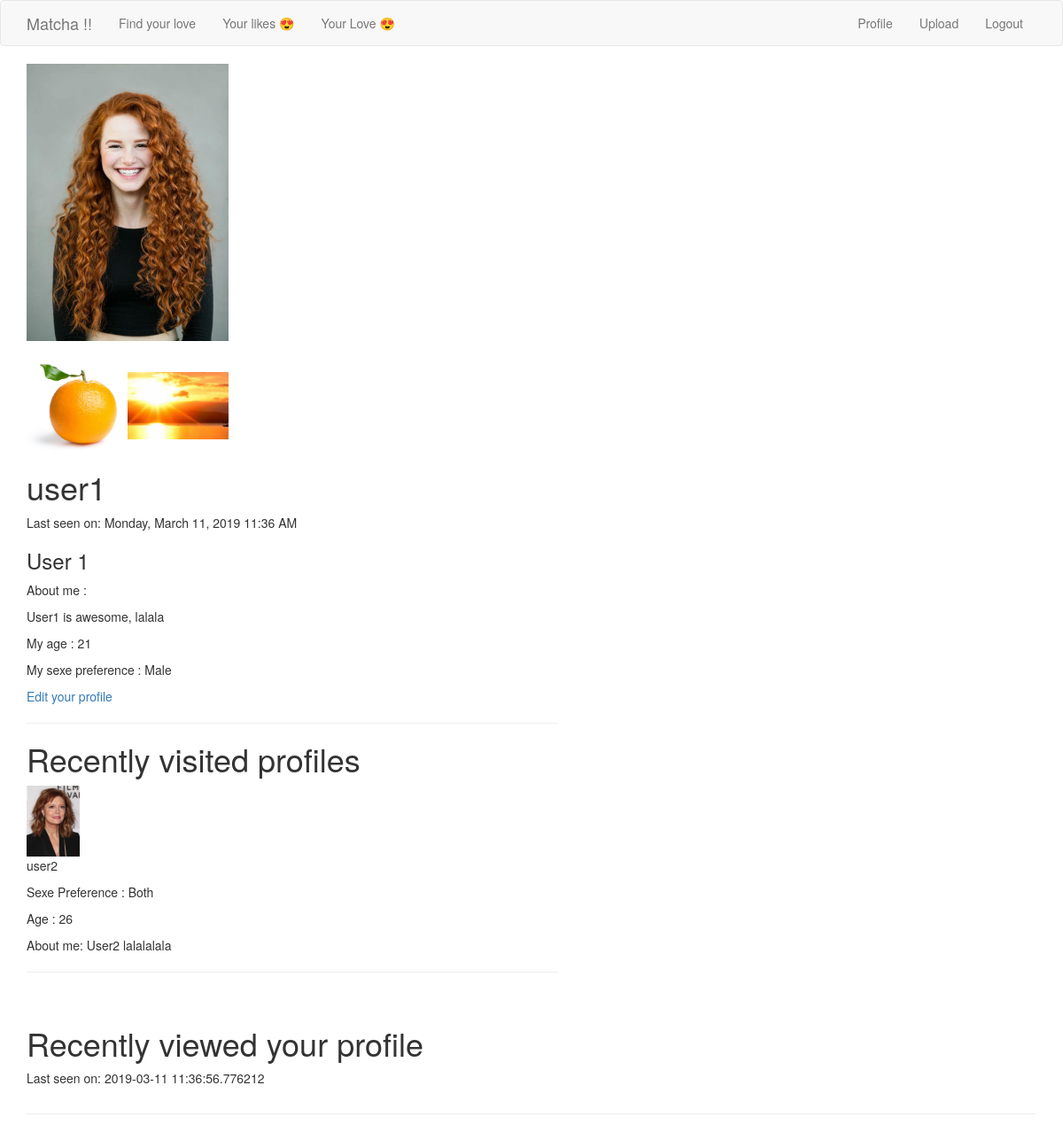
The page /user/user1 (signed in) on the database as committed earlier.
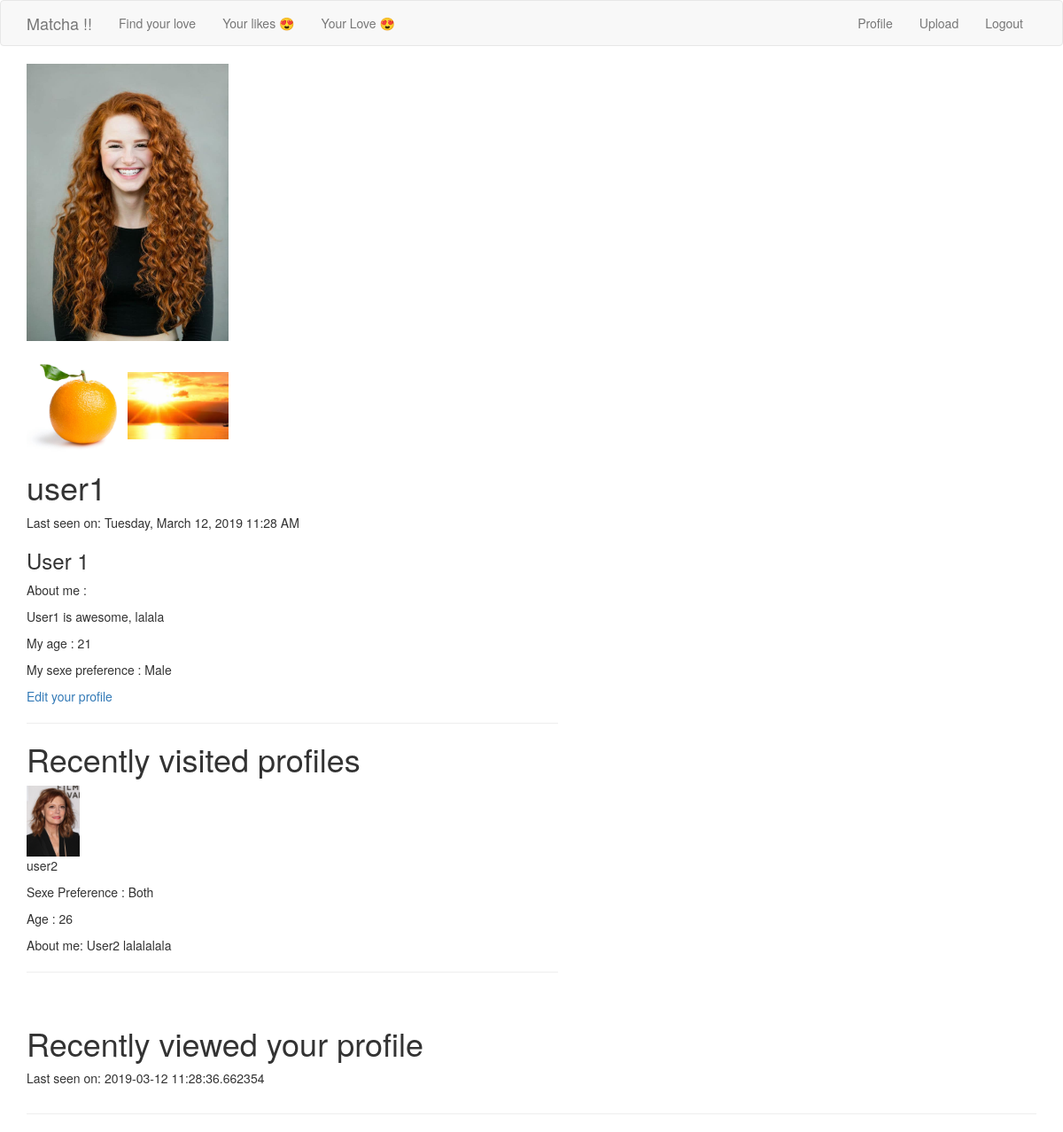
The same page on the database as committed later.
### app/models.py (models this page shows, shortened)
class User(UserMixin, db.Model):
    id = db.Column(db.Integer, primary_key=True)
    username = db.Column(db.String(64), index=True, unique=True)
    firstname = db.Column(db.String(64), index=True)
    email = db.Column(db.String(120), index=True, unique=True)
    password_hash = db.Column(db.String(128))
    age = db.Column(db.Integer, index=True)
    sexpref = db.Column(db.String(64), index=True)
    fame = db.Column(db.Integer, index=True)
    bio = db.Column(db.String(256), index=True)
    last_seen = db.Column(db.DateTime, default=datetime.utcnow)
    fame = db.Column(db.Integer, index=True)
    liked = db.relationship(
        'User', secondary=likes,
        primaryjoin=(likes.c.likes_id == id),
        secondaryjoin=(likes.c.liked_id == id),
        backref=db.backref('likes', lazy='dynamic'),lazy='dynamic')
    looked = db.relationship(
        'User', secondary=looks,
        primaryjoin=(looks.c.looks_id == id),
        secondaryjoin=(looks.c.looked_id == id),
        backref=db.backref('looks', lazy='dynamic'),lazy='dynamic'
    )
    __searchable__ = ['username']
    ts = db.relationship("Tags", secondary=lambda: user_tags_table)
    tags = association_proxy('ts', 'tags')
    def add_look(self, user):
        if self.username != user.username:
            self.looked.append(user)
            db.session.commit()
    def get_your_looks(self):
        return User.query.join(looks, (looks.c.looked_id == User.id)).filter(looks.c.looks_id == self.id).all()
    def get_looked_at_you(self):
        return User.query.join(looks, (looks.c.looks_id == User.id)).filter(looks.c.looked_id == self.id).all()
    def profile_pic(self):
        path = os.path.join(os.getenv('PATH_IMAGE', '/static/images') , self.username, 'profile_pic/')
        pic = os.listdir('app' + path)
        if not pic:
            return(os.path.join(os.getenv('PATH_IMAGE', '/static/images/'),'default_prof_pic', 'profile_empty.jpeg'))
        return(path + pic[0])
    def get_user_img_paths(self):
        filelist = os.listdir(os.path.join(current_app.config['UPLOAD_FOLDER'] + self.username))
        final = [current_app.config['PATH_IMAGE']  + self.username + '/' + file for file in filelist if file != "profile_pic"]
        return final

### app/main/routes.py (the view)
@bp.route('/user/<username>')
@login_required
def user(username):
    user = User.query.filter_by(username=username).first_or_404()
    current_user.add_look(user)
    user_pics = user.get_user_img_paths()
    profile_pic = user.profile_pic()
    history = current_user.get_your_looks()
    looked_at_you = current_user.get_looked_at_you()
    return render_template('user.html', title='Profile',looked_at_you=looked_at_you, user=user, user_pics = user_pics, profile_pic=profile_pic, history=history)

### app/main/routes.py (called while the page is built)
@bp.before_app_request
def before_request():
    if current_user.is_authenticated:
        current_user.last_seen = datetime.utcnow()
        db.session.commit()

### app/models.py (called while the page is built)
@login.user_loader
def load_user(id):
    return User.query.get(int(id))

### app/templates/user.html (shortened to what this page needs)
{% extends "base.html" %}
{% block app_content %}
    <table>
        <tr valign="top">
            <img src={{profile_pic}} alt="Profile Picture" style="width:20%">
            <br>
            <br>
            {% for image in user_pics: %}
                <img src="{{ image }}" alt="User Pictures" style="width:10%">
            {% endfor %}
            <td>
                <h1>{{ user.username }}</h1>
                {% if user.last_seen %}
                    <p>Last seen on: {{ moment(user.last_seen).format('LLLL') }}</p>
                {% endif %}
                <h3>{% if user.firstname %}<p>{{ user.firstname }}</p>{% endif %}</h3>
                {% if user.bio %}<p>About me :</p><p>{{ user.bio }}</p>{% endif %}
                {% if user.age %}<p>My age : {{ user.age }}</p>{% endif %}
                {% if user.sexpref %}<p>My sexe preference : {{ user.sexpref }}</p>{% endif %}
                {% if user == current_user %}
                    <p><a href="{{ url_for('main.edit_profile') }}">Edit your profile</a></p>
                {% elif not current_user.does_like(user) %}
                    <p><a href="{{ url_for('main.like', username=user.username) }}">Like</a></p>
                {% else %}
                    <p><a href="{{ url_for('main.unlike', username=user.username) }}">Unlike</a></p>
                {% endif %}
    <hr>
                {% if current_user == user %}
                <h1> Recently visited profiles</h1>
                {% for profile in history|reverse %}
                {% include '_sumup.html' %}
                {% endfor %}
                <h1> Recently viewed your profile</h1>
                {% endif %}
                {% if user.last_seen %}<p>Last seen on: {{ user.last_seen }}</p>{% endif %}
            </td>
        </tr>
    </table>
    <hr>
{% endblock %}

### app/templates/base.html (shortened to what this page needs)
{% extends 'bootstrap/base.html' %}
    {% block navbar %}
        <nav class="navbar navbar-default">
            <div class="container">
                <div class="navbar-header">
                    <a class="navbar-brand" href="{{ url_for('main.index') }}">Matcha !!</a>
                </div>
                <div class="collapse navbar-collapse" id="bs-example-navbar-collapse-1">
                    <ul class="nav navbar-nav">
                        {% if not current_user.is_anonymous %}
                            <li><a href="{{ url_for('main.explore') }}">Find your love</a></li>
                            <li><a href="{{ url_for('main.likes_page') }}">Your likes 😍</a></li>
                            <li><a href="{{ url_for('main.matches_page') }}">Your Love 😍</a></li>
                        {% endif %}
                    </ul>
                    <ul class="nav navbar-nav navbar-right">
                        {% if current_user.is_anonymous %}
                        <li><a href="{{ url_for('auth.login') }}">Login</a></li>
                        {% else %}
                        <li><a href="{{ url_for('main.user', username=current_user.username) }}">Profile</a></li>
                        <li><a href="{{ url_for('main.upload') }}">Upload</a></li>
                        <li><a href="{{ url_for('auth.logout') }}">Logout</a></li>
                        {% endif %}
                    </ul>
                </div>
            </div>
        </nav>
    {% endblock %}
    {% block content %}
        <div class="container">
            {% block app_content %}{% endblock %}
        </div>
    {% endblock %}

### app/templates/_sumup.html
{% if  profile.profile_pic()%}
<a href="{{ url_for('main.user', username=profile.username) }}"><img src="{{ profile.profile_pic() }}" alt="User picture" style="width:10%"></a>
{% endif %}
<p>{{profile.username}}</p>
{% if profile.sexpref %} <p>Sexe Preference : {{profile.sexpref}}</p>{% endif %}
{% if profile.age %} <p>Age : {{profile.age}}</p>{% endif %}
{% if profile.bio %} <p>About me: {{profile.bio}}</p>{% endif %}
<hr>
<br>

Rows that differ between the two databases and show on the page:
changed User "user1": last_seen "Monday, March 11, 2019 11:36 AM" → "Tuesday, March 12, 2019 11:28 AM"; last_seen "2019-03-11 11:36:56.776212" → "2019-03-12 11:28:36.662354"
